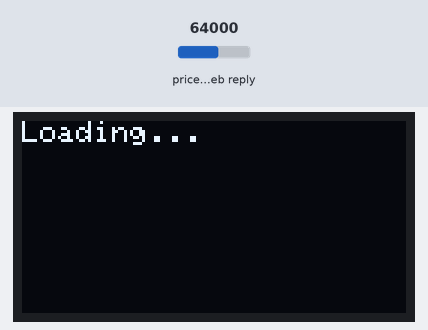
The sketch below on a simulated ESP8266 (NodeMCU). Shown: 128×64 one-colour display. The test bench sets the inputs (shaded band); at power-on: price in the web reply 64000. WiFi joins after 1.5 s; servers stay silent unless stated; web services answer with replies made up by the test bench; what the sketch prints to the serial monitor is not drawn.

Above: at 3.2 s.
3.3 s: price in the web reply set to 21580
8.0 s: price in the web reply set to 39750
9.8 s: price in the web reply set to 59500
Timing chart, 0 to 12.8 s (numbered marks = the images above; inputs shaded):
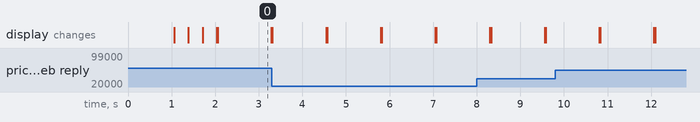

The sketch:

BitcoinPriceESP8288Oled.ino
```cpp
#include <ESP8266WiFi.h>
#include <ESP8266HTTPClient.h>
#include <ArduinoJson.h>
#include <Wire.h>
#include <Adafruit_SSD1306.h>
#include <Adafruit_GFX.h>

#define OLED_RESET 0  // GPIO0
Adafruit_SSD1306 OLED(OLED_RESET);

int buttonPin = D3;

const char* ssid = "*******";
const char* password = "*******";

void setup () {
  Serial.begin(115200);

  pinMode(buttonPin, INPUT);

  OLED.begin();
  OLED.clearDisplay();
  OLED.setTextWrap(false);
  OLED.setTextSize(1);
  OLED.setTextColor(WHITE);

  WiFi.begin(ssid, password);

  while (WiFi.status() != WL_CONNECTED) {

    delay(1000);
    Serial.println("Connecting..");

    OLED.setCursor(0,0);
    OLED.clearDisplay();
    OLED.println("Connecting.");
    OLED.display();
    delay(300);
    OLED.setCursor(0,0);
    OLED.clearDisplay();
    OLED.println("Connecting..");
    OLED.display();
    delay(300);
    OLED.setCursor(0,0);
    OLED.clearDisplay();
    OLED.println("Connecting...");
    OLED.display();
    delay(300);

  }

    OLED.setCursor(0,0);
    OLED.clearDisplay();
    OLED.println("Connected to " + String(ssid));
    OLED.println("IP: "+ WiFi.localIP().toString());
    OLED.println("Press button!");
    OLED.display();

}

void getBitcoinPrice() {

  OLED.setCursor(0,0);
  OLED.clearDisplay();
  OLED.println("Loading...");
  OLED.display();

  delay(1000);
  if (WiFi.status() == WL_CONNECTED) {

    HTTPClient http;

    http.begin("http://api.coindesk.com/v1/bpi/currentprice.json");
    int httpCode = http.GET();


    if (httpCode > 0) {

      String payload = http.getString();

      DynamicJsonDocument doc;
      deserializeJson(doc, payload);
      JsonObject root = doc.as<JsonObject>();

      double price    = root["bpi"]["USD"]["rate_float"];
      Serial.println("Bitcoin price is: " + String(price) + "$");

      OLED.setCursor(0,0);
      OLED.clearDisplay();
      OLED.println("Bitcoin price is:");
      OLED.println(String(price) + " dollar");
      OLED.display();
    }

    http.end();

  }
}

void loop() {

int buttonStatus = digitalRead(buttonPin);

if (buttonStatus == LOW) {
  getBitcoinPrice();
}


}
```

Measured:
- what the display in image 0 shows lasts 1.2 s, from 2.1 s to 3.3 s
